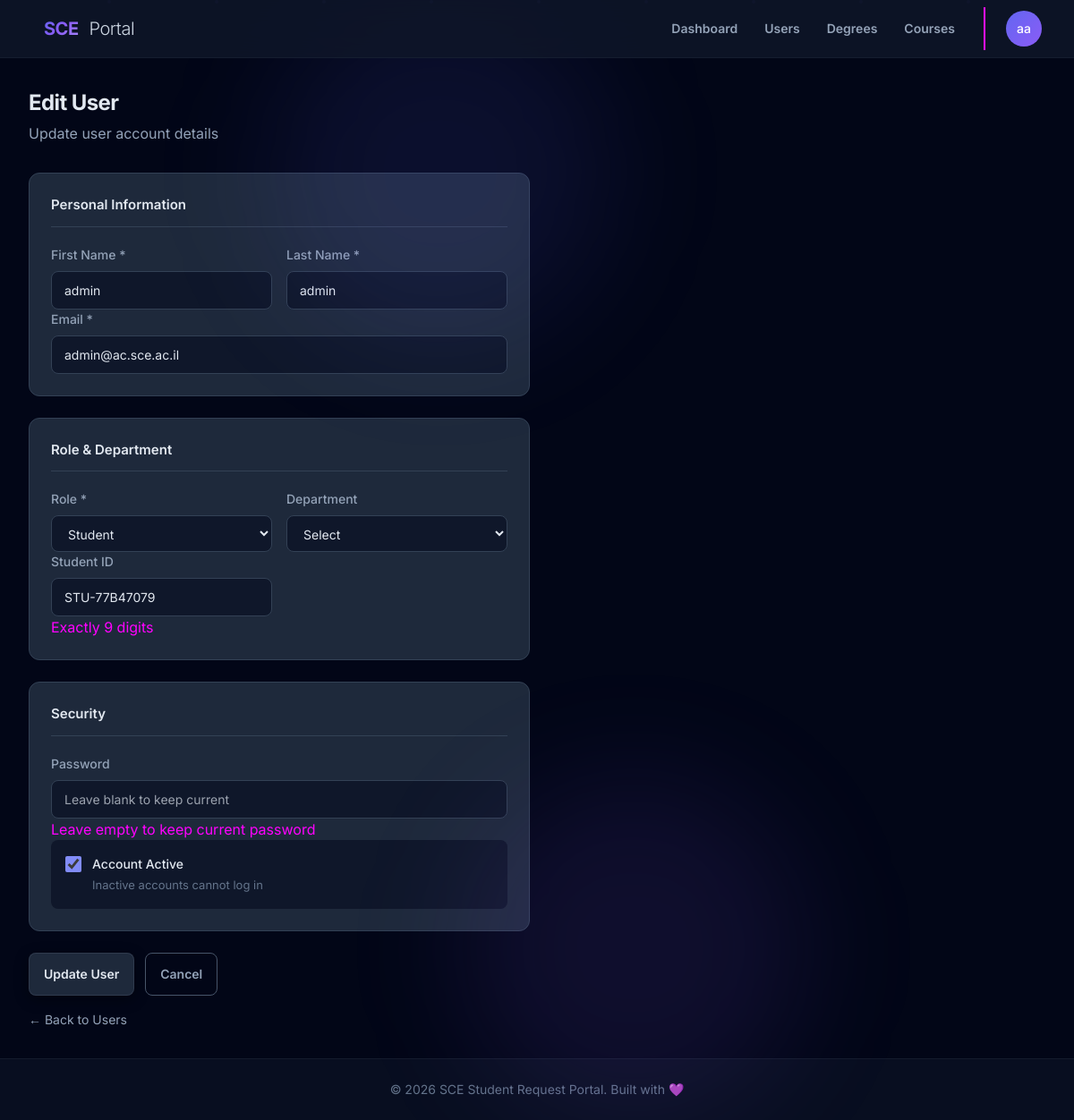
Screenshot of /management/users/7/edit/ (signed in) with the database file from the repository.
### core/models.py (models this page shows, shortened)
class User(AbstractUser):
    ROLE_STUDENT = 'student'
    ROLE_SECRETARY = 'secretary'
    ROLE_LECTURER = 'lecturer'
    ROLE_HEAD_OF_DEPT = 'head_of_dept'
    ROLE_ADMIN = 'admin'
    ROLE_CHOICES = [
        (ROLE_STUDENT, 'Student'),
        (ROLE_SECRETARY, 'Secretary'),
        (ROLE_LECTURER, 'Lecturer'),
        (ROLE_HEAD_OF_DEPT, 'Head of Department'),
        (ROLE_ADMIN, 'Administrator'),
    ]
    email = models.EmailField(
        unique=True,
        validators=[EmailValidator(), validate_sce_email],
    )
    role = models.CharField(
        max_length=20,
        choices=ROLE_CHOICES,
        default=ROLE_STUDENT,
    )
    department = models.CharField(
        max_length=100,
        blank=True,
        null=True,
    )
    degree = models.ForeignKey(
        'requests_unified.Degree',
        on_delete=models.SET_NULL,
        null=True,
        blank=True,
        related_name='students',
        help_text="The degree program the student is enrolled in."
    )
    student_id = models.CharField(
        max_length=32,
        unique=True,
        blank=True,
        null=True,
        help_text="Student ID as provided by the institution.",
    )
    employee_id = models.CharField(
        max_length=32,
        unique=True,
        blank=True,
        null=True,
        help_text="Employee ID for staff and lecturers.",
    )
    USERNAME_FIELD = 'email'
    REQUIRED_FIELDS = ['username', 'first_name', 'last_name']
    groups = models.ManyToManyField(
        'auth.Group',
        verbose_name='groups',
        blank=True,
        help_text='The groups this user belongs to.',
        related_name='core_user_set',
        related_query_name='core_user',
    )
    user_permissions = models.ManyToManyField(
        'auth.Permission',
        verbose_name='user permissions',
        blank=True,
        help_text='Specific permissions for this user.',
        related_name='core_user_set',
        related_query_name='core_user',
    )
    @property
    def is_admin(self):
        return self.role == self.ROLE_ADMIN or self.is_superuser

### management/views.py (the view, shortened to what this page needs)
# urls.py: path('users/<int:user_id>/edit/', views.user_edit, name='user_edit'),
@admin_required
def user_edit(request, user_id):
    user = get_object_or_404(User, id=user_id)
    context = {
        'user': user,
        'role_choices': User.ROLE_CHOICES,
        'is_edit': True,
    }
    return render(request, 'management/user_form.html', context)

### templates/management/user_form.html (shortened to what this page needs)
{% extends "base.html" %}
{% block content %}
<div class="page-header">
    <h1 class="page-title">{% if is_edit %}Edit User{% else %}Add New User{% endif %}</h1>
    <p class="page-subtitle">{% if is_edit %}Update user account details{% else %}Create a new user account{% endif %}</p>
</div>
<div class="form-container">
    <form method="post">
        <div class="form-section">
            <div class="section-title">Personal Information</div>
            <div class="form-row">
                <div class="form-group">
                    <label class="form-label" for="first_name">First Name *</label>
                    <input type="text" name="first_name" id="first_name" class="form-control"
                           placeholder="John"
                           value="{% if is_edit %}{{ user.first_name }}{% else %}{{ form_data.first_name }}{% endif %}" required>
                </div>
                <div class="form-group">
                    <label class="form-label" for="last_name">Last Name *</label>
                    <input type="text" name="last_name" id="last_name" class="form-control"
                           placeholder="Doe"
                           value="{% if is_edit %}{{ user.last_name }}{% else %}{{ form_data.last_name }}{% endif %}" required>
                </div>
            </div>
            <div class="form-group">
                <label class="form-label" for="email">Email *</label>
                <input type="email" name="email" id="email" class="form-control"
                       placeholder="user@sce.ac.il"
                       value="{% if is_edit %}{{ user.email }}{% else %}{{ form_data.email }}{% endif %}" required>
            </div>
        </div>
        <div class="form-section">
            <div class="section-title">Role & Department</div>
            <div class="form-row">
                <div class="form-group">
                    <label class="form-label" for="role">Role *</label>
                    <select name="role" id="role" class="form-control" required onchange="toggleIdFields()">
                        {% for value, label in role_choices %}
                        <option value="{{ value }}"
                                {% if is_edit and user.role == value %}selected{% endif %}
                                {% if not is_edit and form_data.role == value %}selected{% endif %}>
                            {{ label }}
                        </option>
                        {% endfor %}
                    </select>
                </div>
                <div class="form-group">
                    <label class="form-label" for="department">Department</label>
                    <select name="department" id="department" class="form-control">
                        <option value="">Select</option>
                    </select>
                </div>
            </div>
            <div class="form-row">
                <div class="form-group" id="student_id_group">
                    <label class="form-label" for="student_id">Student ID</label>
                    <input type="text" name="student_id" id="student_id" class="form-control"
                           placeholder="123456789" pattern="\d{9}" maxlength="9"
                           value="{% if is_edit %}{{ user.student_id|default:'' }}{% else %}{{ form_data.student_id }}{% endif %}">
                    <p class="form-hint">Exactly 9 digits</p>
                </div>
            </div>
        </div>
        <div class="form-section">
            <div class="section-title">Security</div>
            <div class="form-group">
                <label class="form-label" for="password">Password {% if not is_edit %}*{% endif %}</label>
                <input type="password" name="password" id="password" class="form-control"
                       placeholder="{% if is_edit %}Leave blank to keep current{% else %}Enter password{% endif %}"
                       {% if not is_edit %}required{% endif %}>
                {% if is_edit %}
                <p class="form-hint">Leave empty to keep current password</p>
                {% endif %}
            </div>
            {% if is_edit %}
            <div class="form-group">
                <div class="checkbox-field">
                    <input type="checkbox" name="is_active" id="is_active" {% if user.is_active %}checked{% endif %}>
                    <div class="checkbox-content">
                        <strong>Account Active</strong>
                        <span>Inactive accounts cannot log in</span>
                    </div>
                </div>
            </div>
            {% endif %}
        </div>
        <div class="form-actions">
            <button type="submit" class="btn btn-primary">
                {% if is_edit %}Update User{% else %}Create User{% endif %}
            </button>
            <a href="{% url 'management:user_list' %}" class="btn btn-outline">Cancel</a>
        </div>
    </form>
    <a href="{% url 'management:user_list' %}" class="back-link">← Back to Users</a>
</div>
{% endblock %}

### templates/base.html (shortened to what this page needs)
<!DOCTYPE html>
<html lang="en" data-theme="dark">
<head>
    <link href="https://cdn.jsdelivr.net/npm/daisyui@4.4.19/dist/full.min.css" rel="stylesheet" type="text/css" />
    <script src="https://cdn.tailwindcss.com"></script>
    <link href="https://unpkg.com/aos@2.3.1/dist/aos.css" rel="stylesheet">
</head>
<body class="min-h-screen bg-slate-950 font-sans antialiased">
    <div class="fixed inset-0 pointer-events-none overflow-hidden">
        <div class="absolute top-0 left-1/4 w-96 h-96 bg-indigo-500/10 rounded-full blur-3xl breathe"></div>
        <div class="absolute bottom-0 right-1/4 w-96 h-96 bg-violet-500/10 rounded-full blur-3xl breathe" style="animation-delay: -2s;"></div>
    </div>
    <div class="particles">
    </div>
    <nav class="navbar bg-slate-900/80 backdrop-blur-xl border-b border-slate-800/50 sticky top-0 z-50 px-4 lg:px-8">
        <div class="flex-1">
            <a href="{% url 'core:home' %}" class="btn btn-ghost text-xl font-bold tracking-tight">
                <span class="gradient-text">SCE</span>
                <span class="text-slate-300 font-light ml-1">Portal</span>
            </a>
        </div>
        {% if user.is_authenticated %}
        <div class="flex-none gap-2">
            <div class="hidden md:flex gap-1">
                {% if user.role == 'admin' or user.is_superuser %}
                    <a href="{% url 'management:dashboard' %}" class="btn btn-ghost btn-sm {% if request.resolver_match.url_name == 'dashboard' and request.resolver_match.namespace == 'management' %}bg-slate-800{% endif %}">Dashboard</a>
                    <a href="{% url 'management:user_list' %}" class="btn btn-ghost btn-sm {% if request.resolver_match.url_name == 'user_list' %}bg-slate-800{% endif %}">Users</a>
                    <a href="{% url 'management:degree_list' %}" class="btn btn-ghost btn-sm {% if request.resolver_match.url_name == 'degree_list' %}bg-slate-800{% endif %}">Degrees</a>
                    <a href="{% url 'management:course_list' %}" class="btn btn-ghost btn-sm {% if request.resolver_match.url_name == 'course_list' %}bg-slate-800{% endif %}">Courses</a>
                {% elif user.role == 'lecturer' %}
                    <a href="{% url 'lecturers:dashboard' %}" class="btn btn-ghost btn-sm {% if request.resolver_match.url_name == 'dashboard' %}bg-slate-800{% endif %}">Dashboard</a>
                {% endif %}
            </div>
            <div class="divider divider-horizontal mx-1 hidden md:flex"></div>
            <div class="dropdown dropdown-end">
                <div tabindex="0" role="button" class="btn btn-ghost btn-circle avatar placeholder">
                    <div class="bg-gradient-to-br from-indigo-500 to-violet-500 text-white rounded-full w-10">
                        <span class="text-sm font-medium">{{ user.first_name|slice:":1" }}{{ user.last_name|slice:":1" }}</span>
                    </div>
                </div>
            </div>
        </div>
        {% else %}
        <div class="flex-none gap-2">
            <a href="{% url 'core:login' %}" class="btn btn-ghost btn-sm">Sign In</a>
            <a href="{% url 'core:signup' %}" class="btn btn-primary btn-sm">Get Started</a>
        </div>
        {% endif %}
    </nav>
    <main class="container mx-auto px-4 lg:px-8 py-8 max-w-7xl">
        {% block content %}{% endblock %}
    </main>
    <footer class="footer footer-center p-6 bg-slate-900/50 text-slate-500 border-t border-slate-800/50 mt-auto">
        <div>
            <p class="text-sm">© 2026 SCE Student Request Portal. Built with 💜</p>
        </div>
    </footer>
</body>
</html>

### templates/base.html (style rules this page uses)
[data-theme="dark"] { --b1: 15 23 42; --b2: 30 41 59; --b3: 51 65 85; --bc: 241 245 249; --p: 99 102 241; --pf: 79 70 229; --pc: 255 255 255; --s: 100 116 139; --sf: 71 85 105; --sc: 255 255 255; --a: 129 140 248; --af: 99 102 241; --ac: 255 255 255; --n: 51 65 85; --nf: 71 85 105; --nc: 241 245 249; --su: 56 189 248; --wa: 251 191 36; --er: 239 68 68; --in: 59 130 246; --rounded-box: 1rem; --rounded-btn: 0.5rem; --rounded-badge: 1.9rem; --animation-btn: 0.25s; --animation-input: 0.2s; --btn-focus-scale: 0.98; }
:root { --color-text: #e2e8f0; --color-text-secondary: #94a3b8; --color-text-muted: #64748b; --color-bg: #0f172a; --color-card: #1e293b; --color-border: #334155; --color-border-dark: #475569; --color-accent: #818cf8; --color-success: #22d3ee; --color-warning: #fbbf24; --color-error: #f87171; --color-info: #60a5fa; --color-error-bg: rgba(248, 113, 113, 0.1); --radius: 0.5rem; --radius-lg: 0.75rem; --shadow: 0 4px 6px -1px rgba(0, 0, 0, 0.3); }
.btn-primary { background-color: rgb(30, 41, 59) !important; border: 1px solid rgba(148, 163, 184, 0.15) !important; color: rgb(226, 232, 240) !important; box-shadow: 0 4px 15px rgba(0, 0, 0, 0.4); }
.btn-ghost { color: rgb(148, 163, 184) !important; }
.btn-outline { border-color: rgb(71, 85, 105) !important; color: rgb(148, 163, 184) !important; background-color: transparent !important; }
.gradient-text { background: linear-gradient(135deg, #6366f1 0%, #8b5cf6 50%, #a78bfa 100%); -webkit-background-clip: text; -webkit-text-fill-color: transparent; background-clip: text; }
* { transition-property: background-color, border-color, color, fill, stroke, opacity, box-shadow, transform; transition-timing-function: cubic-bezier(0.4, 0, 0.2, 1); transition-duration: 150ms; }
.form-control { background: var(--color-bg); border: 1px solid var(--color-border); border-radius: var(--radius); padding: 0.625rem 0.875rem; color: var(--color-text); font-size: 0.875rem; width: 100%; }
.form-label { font-size: 0.875rem; font-weight: 500; color: var(--color-text-secondary); margin-bottom: 0.5rem; display: block; }
.breathe { animation: breathe 4s ease-in-out infinite; }
.particles { position: fixed; inset: 0; pointer-events: none; overflow: hidden; }

### templates/management/user_form.html (style rules this page uses)
.page-header { margin-bottom: 2rem; }
.page-title { font-size: 1.5rem; font-weight: 700; color: var(--color-text); letter-spacing: -0.025em; }
.page-subtitle { color: var(--color-text-secondary); margin-top: 0.25rem; }
.form-container { max-width: 560px; }
.form-section { background: var(--color-card); border: 1px solid var(--color-border); border-radius: var(--radius-lg); padding: 1.5rem; margin-bottom: 1.5rem; }
.section-title { font-size: 0.9375rem; font-weight: 600; color: var(--color-text); margin-bottom: 1.25rem; padding-bottom: 0.75rem; border-bottom: 1px solid var(--color-border); }
.form-row { display: grid; grid-template-columns: 1fr 1fr; gap: 1rem; }
.checkbox-field { display: flex; align-items: flex-start; gap: 0.75rem; padding: 1rem; background: var(--color-bg); border-radius: var(--radius); }
.checkbox-field input[type="checkbox"] { width: 18px; height: 18px; margin-top: 2px; accent-color: var(--color-accent); }
.checkbox-content strong { display: block; font-size: 0.875rem; font-weight: 500; color: var(--color-text); }
.checkbox-content span { font-size: 0.8125rem; color: var(--color-text-muted); }
.form-actions { display: flex; gap: 0.75rem; }
.back-link { display: inline-block; margin-top: 1rem; font-size: 0.875rem; color: var(--color-text-secondary); text-decoration: none; }

### rows the page displays
User: first_name "a", last_name "a", first_name "admin", last_name "admin", email "admin@ac.sce.ac.il", role "Student", student_id "STU-77B47079", is_active "☑"
